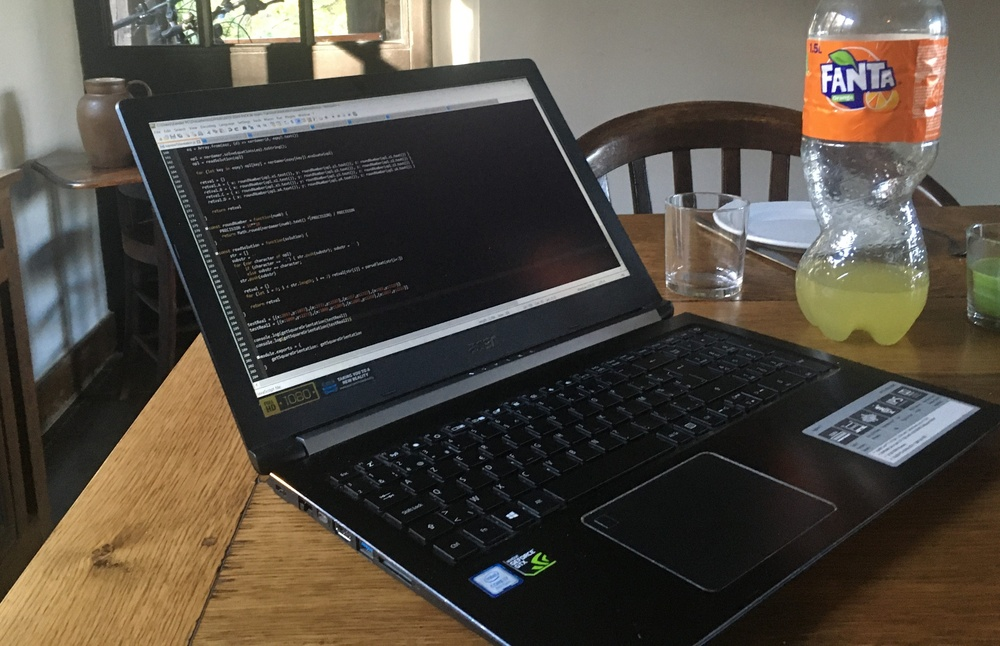
#> input picture OpenCVTests/simple.jpg, 1000 x 646 px, shrunk from 3556 x 2296 before the run, found by its file name
$ python fastAlg.py
#> lines starting #> are read from the running program, lines starting #| are printed output that depends on the picture
import numpy as np
import cv2
from matplotlib import pyplot as plt
print(cv2.__version__)
img = cv2.imread('C:\\Users\\Laptop Geert\\Documents\\GitHub\\2019-2020-PnOCW-team-1\\OpenCVTests\\simple.jpg',0)
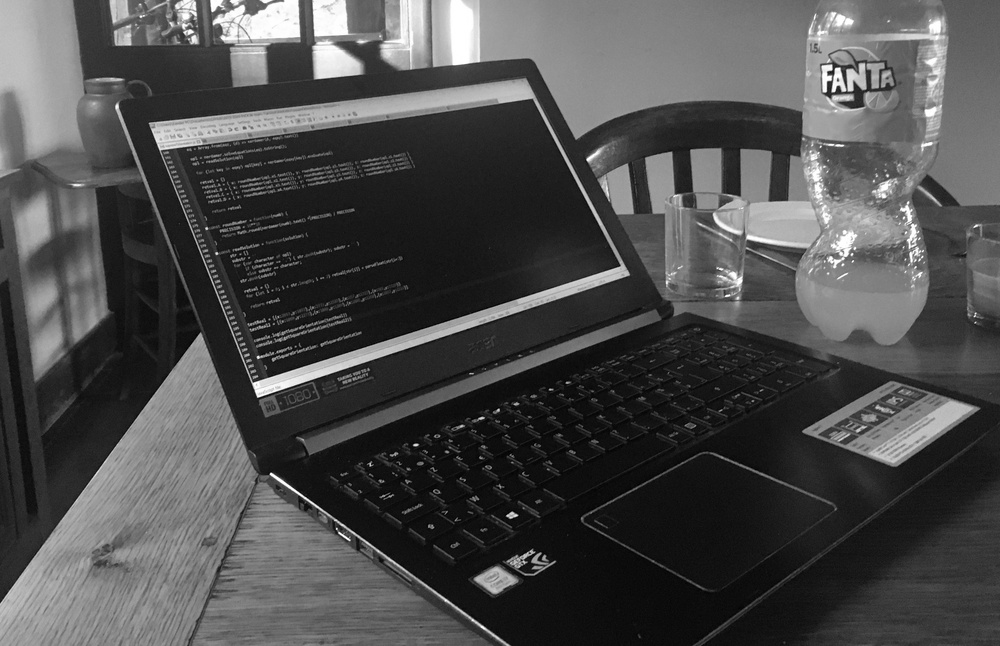
#> img: shape (646, 1000); min 0, max 255, mean 76.1
# Initiate FAST object with default values
fast = cv2.FastFeatureDetector_create(threshold=25)
print(fast)
# find and draw the keypoints
kp = fast.detect(img,None)
#> kp = 2958 keypoints; strongest (x, y, size): (271, 473, 7), (516, 515, 7), (507, 515, 7), (258, 396, 7)
print(kp)
#> (printed output is left out)
img2 = cv2.drawKeypoints(img, kp,None, color=(255,0,0))
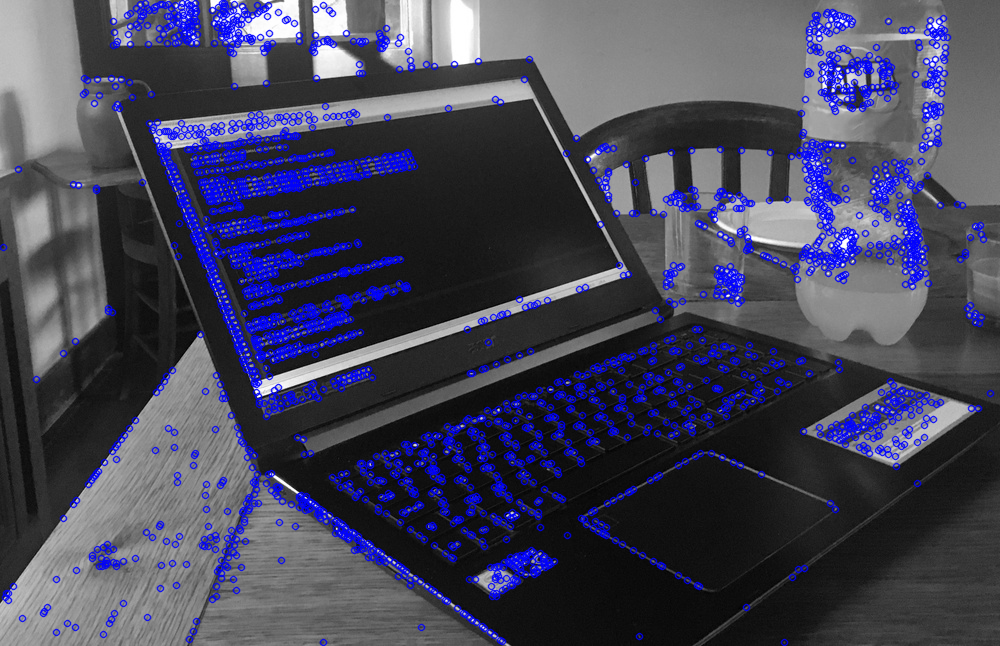
#> img2: shape (646, 1000, 3); mean of channels 0, 1, 2 89.9, 68.7, 68.7; drawn as B, G, R

# Print all default params
print("Threshold: ", fast.getThreshold())
print("nonmaxSuppression: ", fast.getNonmaxSuppression())
print("neighborhood: ", fast.getType())
print("Total Keypoints with nonmaxSuppression: ", len(kp))

cv2.imwrite('OpenCVTests\\fast_true.png',img2)

# Disable nonmaxSuppression
fast.setNonmaxSuppression(0)
kp = fast.detect(img,None)
#> kp = 10365 keypoints; strongest (x, y, size): (139, 3, 7), (140, 3, 7), (145, 3, 7), (146, 3, 7)

print ("Total Keypoints without nonmaxSuppression: ", len(kp))

img3 = cv2.drawKeypoints(img, kp, None, color=(255,0,0))
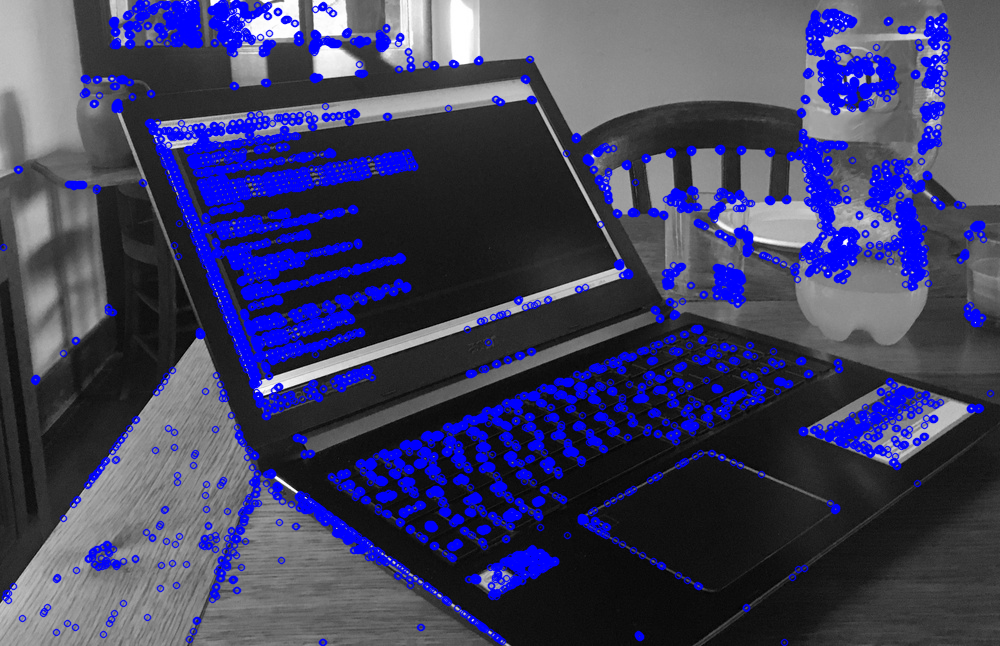
#> img3: shape (646, 1000, 3); mean of channels 0, 1, 2 98.9, 64.1, 64.1; drawn as B, G, R

cv2.imwrite('OpenCVTests\\fast_false.png',img3)

$ run again, with OpenCVTests/cat.jpg copied over OpenCVTests/simple.jpg
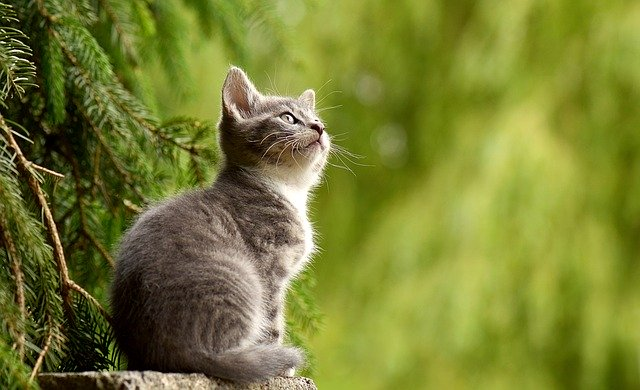
#> input picture OpenCVTests/cat.jpg, 640 x 390 px, found by its file name
#> `img = cv2.imread('C:\\Users\\Laptop Geert\\Documents\\GitHub\\2019-202..`:
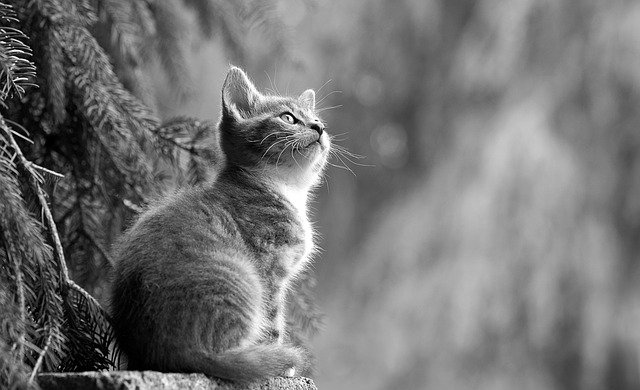
#> img: shape (390, 640); min 0, max 255, mean 115.4
#> `kp = fast.detect(img,None)`: kp = 3050 keypoints; strongest (x, y, size): (316, 120, 7), (17, 20, 7), (35, 67, 7), (23, 90, 7)
#> (printed output is left out)
#> `kp = fast.detect(img,None)`: kp = 7224 keypoints; strongest (x, y, size): (54, 3, 7), (61, 3, 7), (3, 4, 7), (33, 4, 7)
#> `img3 = cv2.drawKeypoints(img, kp, None, color=(255,0,0))`:
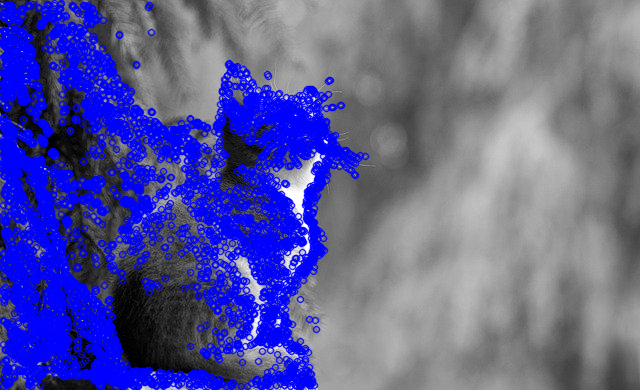
#> img3: shape (390, 640, 3); mean of channels 0, 1, 2 152.6, 90.7, 90.7; drawn as B, G, R

$ run again, with OpenCVTests/cat_on_screen.jpg copied over OpenCVTests/simple.jpg
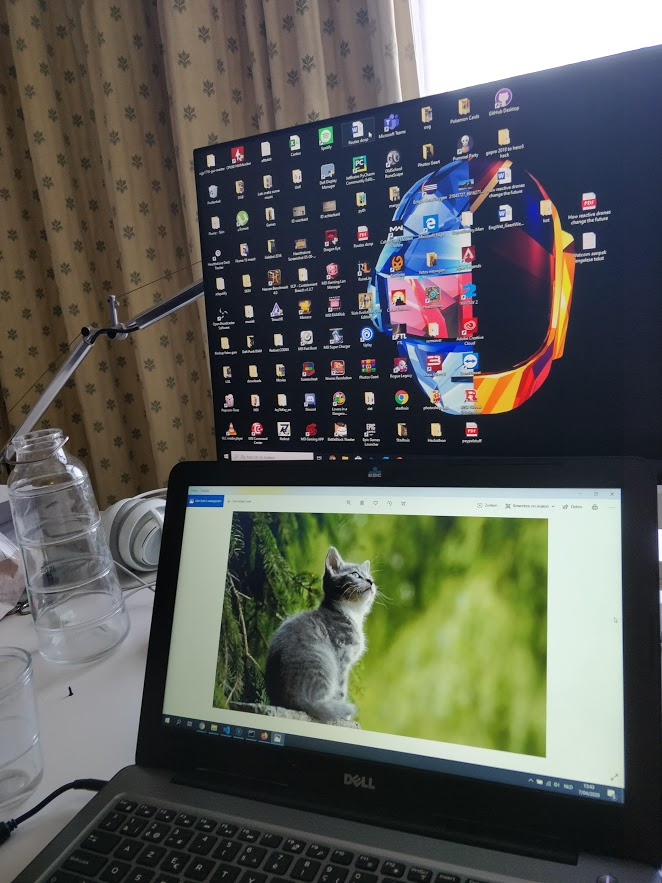
#> input picture OpenCVTests/cat_on_screen.jpg, 662 x 883 px, found by its file name
#> `img = cv2.imread('C:\\Users\\Laptop Geert\\Documents\\GitHub\\2019-202..`:
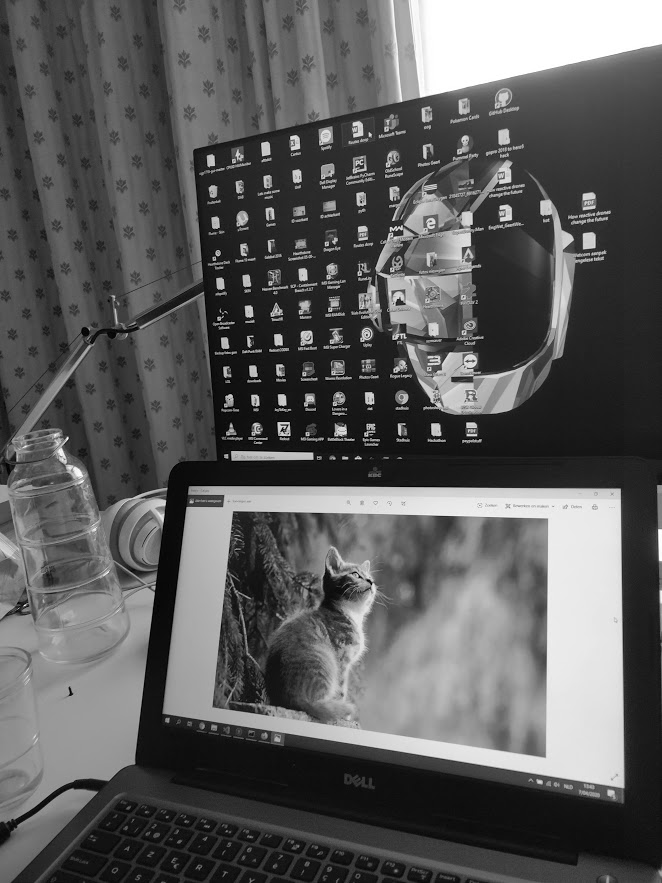
#> img: shape (883, 662); min 0, max 255, mean 91.6
#> `kp = fast.detect(img,None)`: kp = 3321 keypoints; strongest (x, y, size): (67, 438, 7), (24, 605, 7), (360, 458, 7), (467, 423, 7)
#> (printed output is left out)
#> `kp = fast.detect(img,None)`: kp = 12706 keypoints; strongest (x, y, size): (297, 3, 7), (306, 7, 7), (216, 10, 7), (302, 13, 7)
#> `img3 = cv2.drawKeypoints(img, kp, None, color=(255,0,0))`:
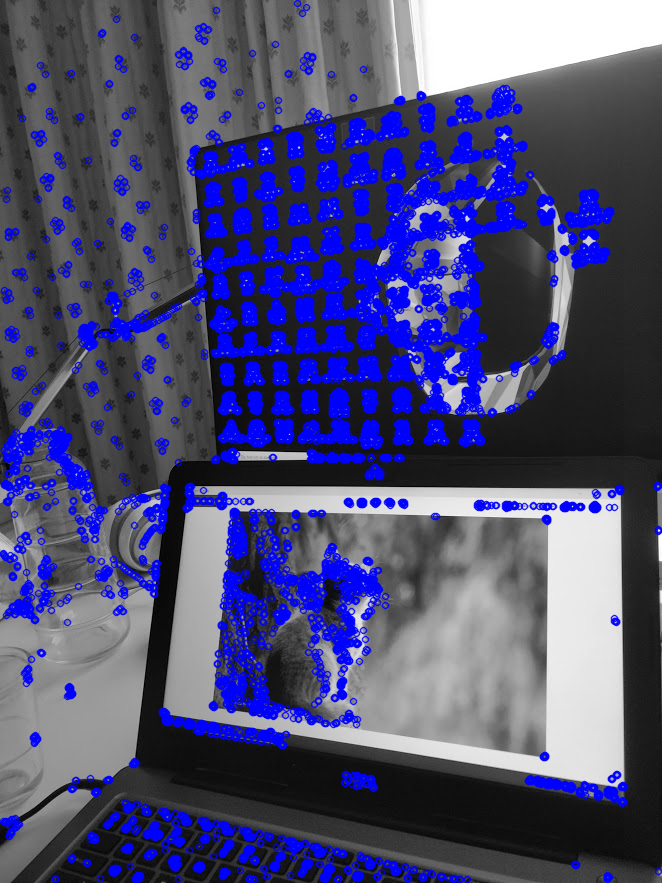
#> img3: shape (883, 662, 3); mean of channels 0, 1, 2 118.9, 76.9, 76.9; drawn as B, G, R
